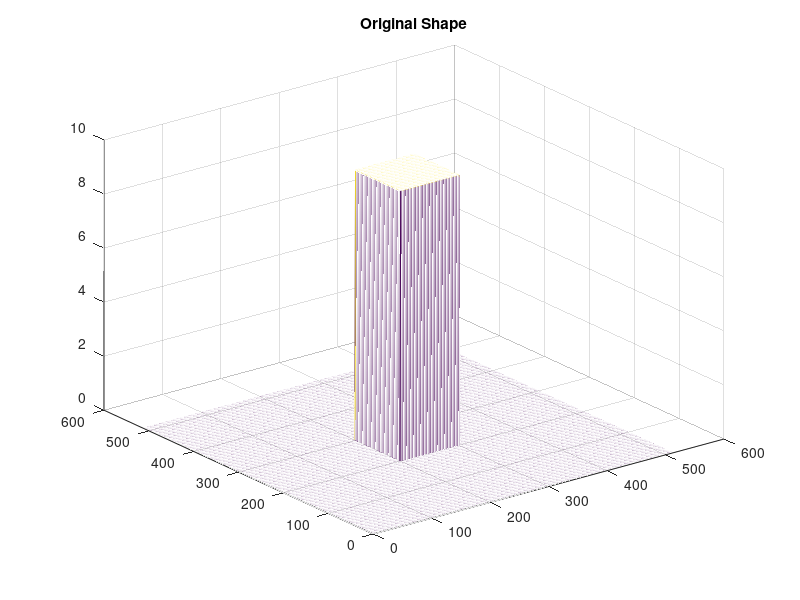
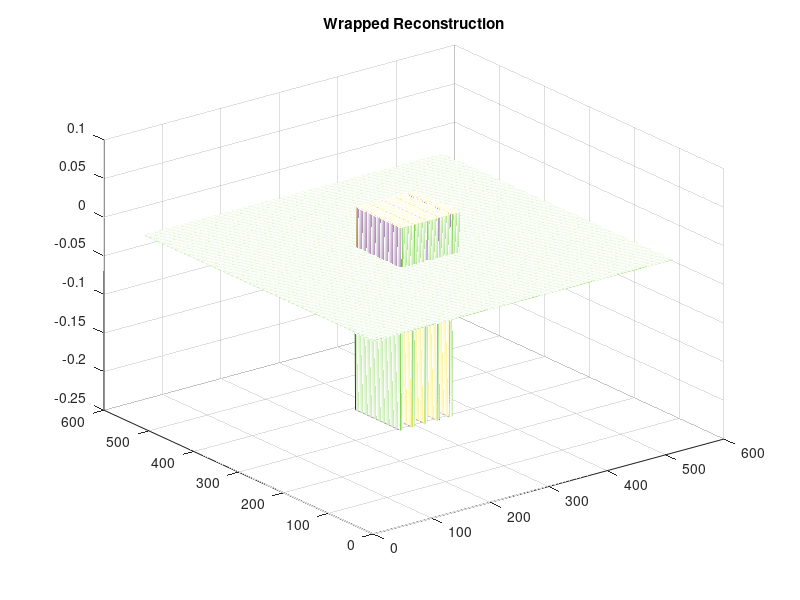
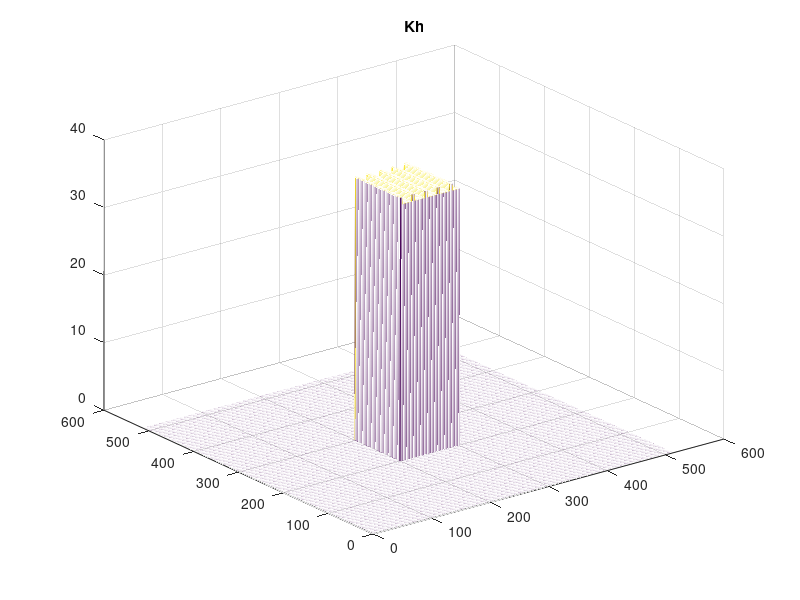
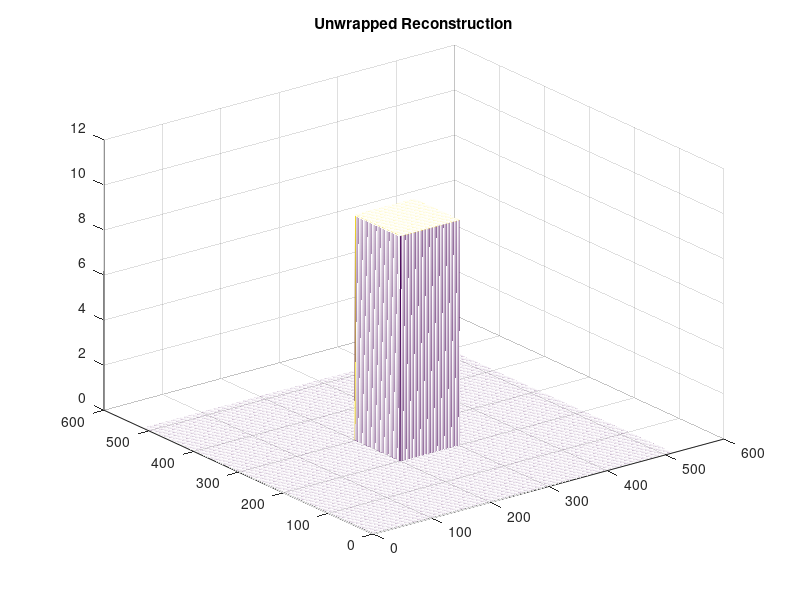

Reproduce these figures in MATLAB, in order.
% Multi-Frequency Implementation (MATLAB Code)

% We have reconstructed two shapes here, the first one is a 
% cuboid, and the second one is the peaks function.
% To see the reconstruction of the cuboid, keep the 
% line: 30 commented
% To see the reconstruction of the peaks, uncomment it.

clc;
clear all;
close all;

M = 512;
N = 512;

x = 1:N;
y = 1:M;
[X,Y] = meshgrid(x,y);

% Defining object shape 'c'
% c as a cuboid:
c = zeros(N,N);
for row = 200:300
    for col = 200:300
        c(row,col) = 10;
    end
end

% c as peaks:
%c = zeros(N,N); c = peaks(N); c = c/10;
figure; mesh(c); title('Original Shape');

% fh -> higher freq, fl -> lower freq
fh = 24, fl = 0.1;

% cp-> carrier-phase of unit frequency
cp = (2*pi)*(X./N);

% Distorted fringe distributions, Low freq (total 3 distributions)
A0 = cos(fl*(cp+c));
A1 = cos(fl*(cp+c)-2*pi/3);
A2 = cos(fl*(cp+c)-4*pi/3);

% Extracting (wrapped) phase map for low freq
phi = atan2((sqrt(3)*(A1-A2)),(2*A0-A1-A2));

% Non-Distorted fringe distributions, Low freq
A0r = cos(fl*cp);
A1r = cos(fl*cp-2*pi/3);
A2r = cos(fl*cp-4*pi/3);

% Extracting reference (wrapped) phase map for low freq
phir = atan2((sqrt(3)*(A1r-A2r)),(2*A0r-A1r-A2r));

% Distorted fringe distributions, High freq (total 3 distributions)
A0h = cos(fh*(cp+c));
A1h = cos(fh*(cp+c)-2*pi/3);
A2h = cos(fh*(cp+c)-4*pi/3);

% Extracting (wrapped) phase map for high freq
phih = atan2((sqrt(3)*(A1h-A2h)),(2*A0h-A1h-A2h));

% Non-Distorted fringe distributions, High freq
A0hr = cos(fh*cp);
A1hr = cos(fh*cp-2*pi/3);
A2hr = cos(fh*cp-4*pi/3);

% Extracting reference (wrapped) phase map for high freq
phihr = atan2((sqrt(3)*(A1hr-A2hr)),(2*A0hr-A1hr-A2hr));

% Removing the references
phi = phi-phir; phih = phih-phihr; 
figure; mesh(phih/fh); title('Wrapped Reconstruction');

% Evaluating Kh and Unwrapping
kh = round(((fh/fl)*phi-phih)/(2*pi));
phih = phih+kh*(2*pi);
phih = phih/fh;

figure; mesh(kh); title('Kh');
figure; mesh(phih); title('Unwrapped Reconstruction');